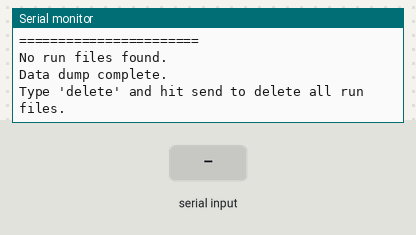
Recording of a sketch running on a simulated ESP32. Parts: the last lines printed to the serial monitor. The test bench sets the inputs (shaded band). Storage starts empty.

Above: at 2.4 s.
2.5 s: "delete\n" received over Serial
At 3.6 s:
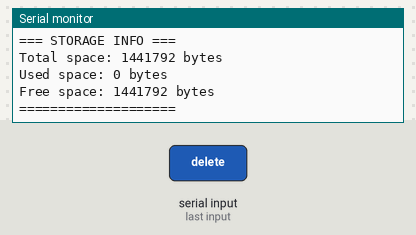
4.2 s: "1\n" received over Serial
At 4.6 s:
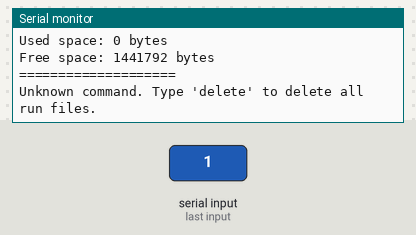

The sketch:

DumpingData.ino
```cpp
#include "FS.h"
#include "LittleFS.h"

void printStorageInfo() {
  Serial.println("\n=== STORAGE INFO ===");
  Serial.print("Total space: ");
  Serial.print(LittleFS.totalBytes());
  Serial.println(" bytes");
  Serial.print("Used space: ");
  Serial.print(LittleFS.usedBytes());
  Serial.println(" bytes");
  Serial.print("Free space: ");
  Serial.print(LittleFS.totalBytes() - LittleFS.usedBytes());
  Serial.println(" bytes");
  Serial.println("====================\n");
}

void listFiles() {
  Serial.println("=== FILES ON DEVICE ===");
  File root = LittleFS.open("/");
  File entry = root.openNextFile();
  while (entry) {
    Serial.print("  ");
    Serial.print(entry.name());
    Serial.print("  —  ");
    Serial.print(entry.size());
    Serial.println(" bytes");
    entry = root.openNextFile();
  }
  Serial.println("=======================\n");
}

void dumpFiles() {
  bool foundAny = false;
  for (int i = 0; i < 100; i++) {
    char filename[20];
    snprintf(filename, sizeof(filename), "/run%03d.csv", i);
    if (!LittleFS.exists(filename)) continue;
    foundAny = true;

    Serial.print("\n--- START OF ");
    Serial.print(filename);
    Serial.println(" ---");

    File dataFile = LittleFS.open(filename, "r");
    while (dataFile.available()) {
      Serial.write(dataFile.read());
    }
    dataFile.close();

    Serial.print("--- END OF ");
    Serial.print(filename);
    Serial.println(" ---\n");
  }
  if (!foundAny) Serial.println("No run files found.");
  Serial.println("Data dump complete.");
  Serial.println("Type 'delete' and hit send to delete all run files.");
}

void deleteFiles() {
  int count = 0;
  for (int i = 0; i < 100; i++) {
    char filename[20];
    snprintf(filename, sizeof(filename), "/run%03d.csv", i);
    if (LittleFS.exists(filename)) {
      LittleFS.remove(filename);
      Serial.print("Deleted: ");
      Serial.println(filename);
      count++;
    }
  }
  if (count == 0) Serial.println("No files to delete.");
  else Serial.println("All run files deleted. Storage cleared.");
  printStorageInfo();
}

void setup() {
  Serial.begin(115200);
  delay(1000);

  if (!LittleFS.begin(true)) {
    Serial.println("LittleFS mount FAILED");
    return;
  }

  printStorageInfo();
  listFiles();
  dumpFiles();
}

void loop() {
  if (Serial.available()) {
    String cmd = Serial.readStringUntil('\n');
    cmd.trim();
    if (cmd == "delete") {
      deleteFiles();
    } else {
      Serial.println("Unknown command. Type 'delete' to delete all run files.");
    }
  }
}
```

Measured:
- after the input at 2.5 s, the serial monitor: prints a new line after 0.20 s (image 1)
- after the input at 4.2 s, the serial monitor: prints a new line at once (image 2)
